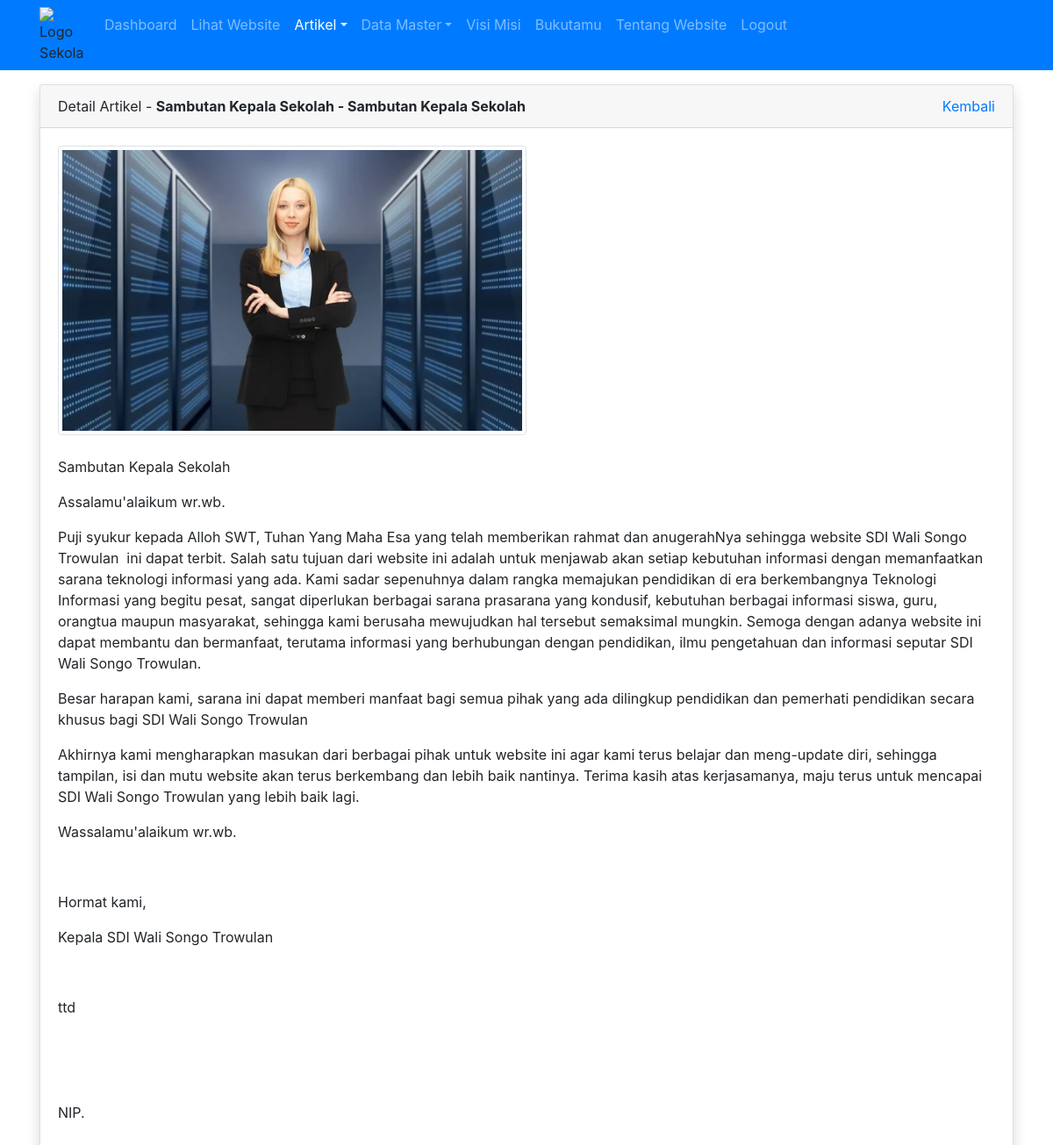
Screenshot of /admin/artikel/detail.php?id=18 (signed in) with the database file from the repository.
### tables this page shows
CREATE TABLE `tbl_artikel` (
  `id` int(11) NOT NULL,
  `judul` varchar(255) DEFAULT NULL,
  `isi` text DEFAULT NULL,
  `tanggal` date DEFAULT NULL,
  `foto` varchar(100) DEFAULT NULL,
  `id_kategori` int(11) DEFAULT NULL
);

CREATE TABLE `tbl_kategori_artikel` (
  `id` int(11) NOT NULL,
  `nama_kategori` varchar(30) DEFAULT NULL
);

### admin/artikel/detail.php (the view, shortened to what this page needs)
<?php
require_once '../../koneksi.php';
$id = $_GET['id'];
$query = mysqli_query($koneksi, "SELECT tbl_artikel.*, tbl_kategori_artikel.nama_kategori FROM tbl_artikel INNER JOIN tbl_kategori_artikel ON tbl_artikel.id_kategori = tbl_kategori_artikel.id WHERE tbl_artikel.id = $id");
$row = mysqli_fetch_assoc($query);
$active = 'artikel';
?>
<!DOCTYPE html>
<html>
<head>
	<link rel="stylesheet" href="../../resources/datatables/datatables.min.css">
	<link rel="stylesheet" href="../../resources/css/bootstrap.min.css">
</head>
<body>
	<?php require_once '../navbar.php'; ?>
	<div class="container mt-3">
		<div class="row">
			<div class="col">
				<div class="card shadow">
					<div class="card-header">
						<div class="clearfix">
							<div class="float-left">
								Detail Artikel - <strong><?= $row['judul'] ?> - <?= $row['nama_kategori'] ?></strong>
							</div>
							<div class="float-right">
								<a href="index.php">Kembali</a>
							</div>
						</div>
					</div>
					<div class="card-body">
						<img src="../../images/artikel/<?= $row['foto'] ?>" alt="<?= $row['judul'] ?>" width="50%" class="img-thumbnail"><br><br>
						<?= $row['isi'] ?>
					</div>
				</div>
			</div>
		</div>
	</div>
</body>
</html>

### admin/navbar.php (shortened to what this page needs)
<?php
$base_url = "http://localhost/web_sekolah/"
?>
<nav class="navbar navbar-expand-sm bg-primary navbar-dark">
	<div class="container">
		<ul class="navbar-nav">
				<img src="sekolah-sdi-web.png" alt="Logo Sekolah" width="50px" class="float-left mr-3">
			<li class="nav-item">
				<a class="nav-link <?= $active == 'dashboard' ? 'active' : '' ?>" href="<?= $base_url ?>admin">Dashboard</a>
			</li>
			<li class="nav-item">
				<a class="nav-link" href="<?= $base_url ?>" target="_blank">Lihat Website</a>
			</li>
			<li class="nav-item dropdown">
				<a class="nav-link <?= $active == 'artikel' ? 'active' : '' ?> dropdown-toggle" href="#" id="navbardrop" data-toggle="dropdown">Artikel</a>
			</li>
			<li class="nav-item dropdown">
				<a class="nav-link <?= $active == 'master' ? 'active' : '' ?> dropdown-toggle" href="#" id="navbardrop" data-toggle="dropdown">Data Master</a>
			</li>
			<li class="nav-item">
				<a class="nav-link <?= $active == 'visi_misi' ? 'active' : '' ?> " href="<?= $base_url ?>admin/visi_misi.php">Visi Misi</a>
			</li>
			<li class="nav-item">
				<a class="nav-link <?= $active == 'bukutamu' ? 'active' : '' ?> " href="<?= $base_url ?>admin/bukutamu.php">Bukutamu</a>
			</li>
			<li class="nav-item">
				<a class="nav-link <?= $active == 'tentang_website' ? 'active' : '' ?> " href="<?= $base_url ?>admin/tentang_website.php">Tentang Website</a>
			</li>
			<li class="nav-item">
				<a class="nav-link" href="<?= $base_url ?>admin/logout.php" onclick="return confirm('apakah anda yakin?')">Logout</a>
			</li>
		</ul>
	</div>
</nav>

### rows the page displays
tbl_artikel: judul "Sambutan Kepala Sekolah", id_kategori.nama_kategori "Sambutan Kepala Sekolah", foto (picture), isi "Sambutan Kepala Sekolah Assalamu'alaikum wr.wb. Puji syukur kepada Alloh SWT, Tuhan Yang Maha Esa yang telah memberikan rahmat dan anugerahNya sehingga website SDI Wali Songo Trowulan ini dapat terbit. Salah satu tujuan dari website ini adalah untuk menjawab akan setiap kebutuhan informasi dengan memanfaatkan sarana teknologi informasi yang ada. Kami sadar sepenuhnya dalam rangka memajukan pendidikan di era berkembangnya Teknologi Informasi yang begitu pesat, sangat diperlukan berbagai sarana prasarana yang kondusif, kebutuhan berbagai informasi siswa, guru, orangtua maupun masyarakat, sehingga kami berusaha mewujudkan hal tersebut semaksimal mungkin. Semoga dengan adanya website ini dapat…"
